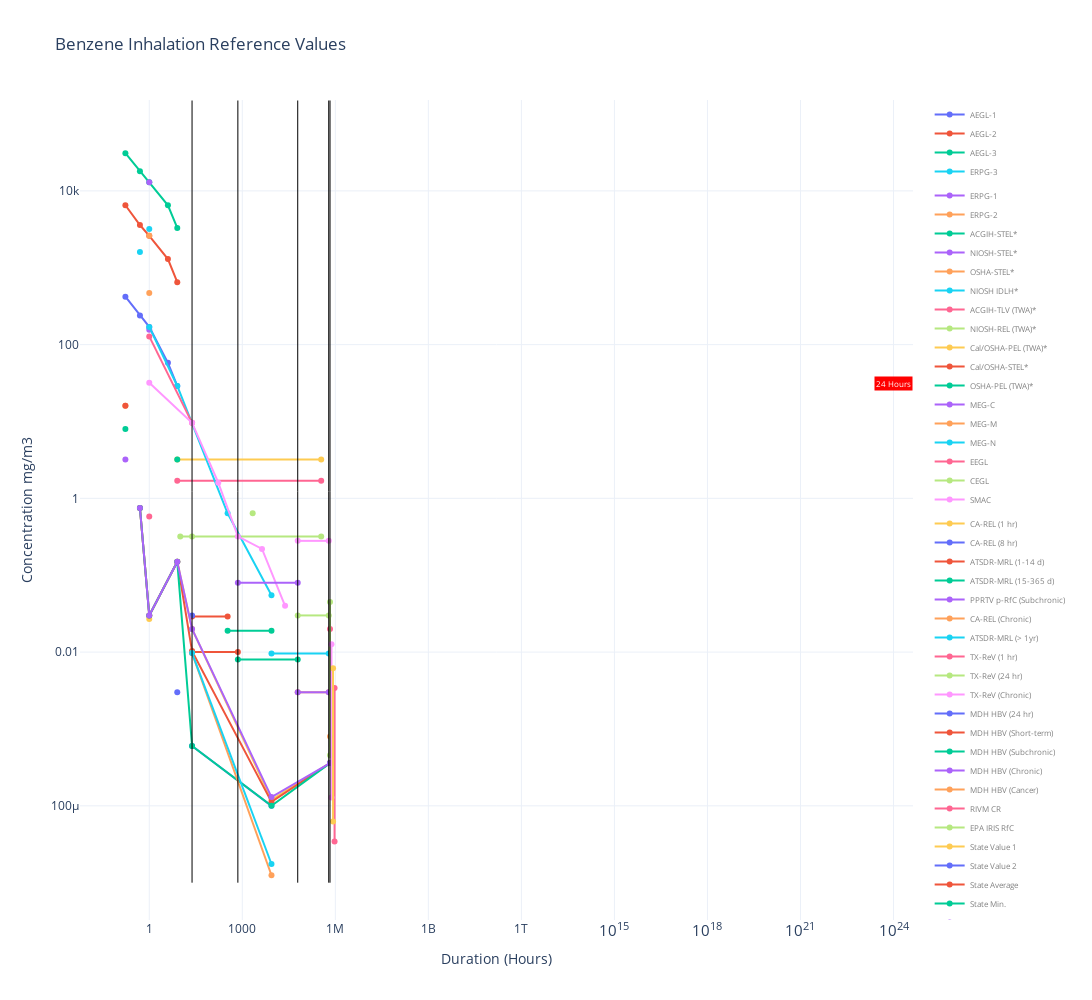

Write notebook code for a chart like this one.
### Code cell
fig.show()

### Figure 1 — Plotly figure (JSON) as saved in the notebook; plotly's stock layout.template omitted (floating-point values rounded to 4 significant figures)
{"data": [{"legendgroup": "Emergency Response", "mode": "lines+markers", "name": "AEGL-1", "type": "scatter", "x": [0.17, 0.5, 1, 4, 8], "y": [420, 240, 170, 58, 29]}, {"legendgroup": "Emergency Response", "mode": "lines+markers", "name": "AEGL-2", "type": "scatter", "x": [0.17, 0.5, 1, 4, 8], "y": [6500, 3600, 2600, 1300, 650]}, {"legendgroup": "Emergency Response", "mode": "lines+markers", "name": "AEGL-3", "type": "scatter", "x": [0.17, 0.5, 1, 4, 8], "y": [31000, 18000, 13000, 6500, 3300]}, {"legendgroup": "Occupational", "mode": "lines+markers", "name": "ERPG-1", "type": "scatter", "x": [1], "y": [156]}, {"legendgroup": "Occupational", "mode": "lines+markers", "name": "ERPG-2", "type": "scatter", "x": [1], "y": [470]}, {"legendgroup": "Emergency Response", "mode": "lines+markers", "name": "ERPG-3", "type": "scatter", "x": [1], "y": [3190]}, {"legendgroup": "Emergency Response", "mode": "lines+markers", "name": "PAC-1", "type": "scatter", "x": [], "y": []}, {"legendgroup": "Emergency Response", "mode": "lines+markers", "name": "PAC-2", "type": "scatter", "x": [], "y": []}, {"legendgroup": "Emergency Response", "mode": "lines+markers", "name": "PAC-3", "type": "scatter", "x": [], "y": []}, {"legendgroup": "Occupational", "mode": "lines+markers", "name": "ACGIH-Ceiling*", "type": "scatter", "x": [], "y": []}, {"legendgroup": "Occupational", "mode": "lines+markers", "name": "NIOSH-Ceiling*", "type": "scatter", "x": [], "y": []}, {"legendgroup": "Occupational", "mode": "lines+markers", "name": "OSHA-Ceiling*", "type": "scatter", "x": [], "y": []}, {"legendgroup": "Occupational", "mode": "lines+markers", "name": "ACGIH-STEL*", "type": "scatter", "x": [0.17], "y": [8]}, {"legendgroup": "Occupational", "mode": "lines+markers", "name": "NIOSH-STEL*", "type": "scatter", "x": [0.17], "y": [3.2]}, {"legendgroup": "Occupational", "mode": "lines+markers", "name": "OSHA-STEL*", "type": "scatter", "x": [0.17], "y": [16]}, {"legendgroup": "Occupational", "mode": "lines+markers", "name": "NIOSH IDLH*", "type": "scatter", "x": [0.5], "y": [1600]}, {"legendgroup": "Occupational", "mode": "lines+markers", "name": "ACGIH-TLV (TWA)*", "type": "scatter", "x": [8, 350400], "y": [1.7, 1.7]}, {"legendgroup": "Occupational", "mode": "lines+markers", "name": "NIOSH-REL (TWA)*", "type": "scatter", "x": [10, 350400], "y": [0.32, 0.32]}, {"legendgroup": "Occupational", "mode": "lines+markers", "name": "DFG-MAK (TWA)*", "type": "scatter", "x": [], "y": []}, {"legendgroup": "Occupational", "mode": "lines+markers", "name": "Cal/OSHA-PEL (TWA)*", "type": "scatter", "x": [8, 350400], "y": [3.2, 3.2]}, {"legendgroup": "Occupational", "mode": "lines+markers", "name": "Cal/OSHA-Ceiling*", "type": "scatter", "x": [], "y": []}, {"legendgroup": "Occupational", "mode": "lines+markers", "name": "Cal/OSHA-STEL*", "type": "scatter", "x": [0.17], "y": [16]}, {"legendgroup": "Occupational", "mode": "lines+markers", "name": "OSHA-PEL (TWA)*", "type": "scatter", "x": [8, 350400], "y": [3.2]}, {"legendgroup": "Occupational", "mode": "lines+markers", "name": "MEG-C", "type": "scatter", "x": [1], "y": [13000]}, {"legendgroup": "Occupational", "mode": "lines+markers", "name": "MEG-M", "type": "scatter", "x": [1], "y": [2600]}, {"legendgroup": "Occupational", "mode": "lines+markers", "name": "MEG-N", "type": "scatter", "x": [1, 8, 336, 8736], "y": [170, 29, 0.64, 0.055]}, {"legendgroup": "Occupational", "mode": "lines+markers", "name": "EEGL", "type": "scatter", "x": [1, 24], "y": [128, 9.6]}, {"legendgroup": "Occupational", "mode": "lines+markers", "name": "CEGL", "type": "scatter", "x": [2160], "y": [0.64]}, {"legendgroup": "Occupational", "mode": "lines+markers", "name": "SMAC", "type": "scatter", "x": [1, 24, 168, 720, 4320, 24000], "y": [32, 9.6, 1.6, 0.32, 0.22, 0.04]}, {"legendgroup": "General Public", "mode": "lines+markers", "name": "CA-REL (1 hr)", "type": "scatter", "x": [1], "y": [0.027]}, {"legendgroup": "General Public", "mode": "lines+markers", "name": "CA-REL (8 hr)", "type": "scatter", "x": [8], "y": [0.003]}, {"legendgroup": "General Public", "mode": "lines+markers", "name": "ATSDR-MRL (1-14 d)", "type": "scatter", "x": [24, 336], "y": [0.029, 0.029]}, {"legendgroup": "General Public", "mode": "lines+markers", "name": "ATSDR-MRL (15-365 d)", "type": "scatter", "x": [336, 8736], "y": [0.019, 0.019]}, {"legendgroup": "General Public", "mode": "lines+markers", "name": "PPRTV p-RfC (Subchronic)", "type": "scatter", "x": [720, 61320], "y": [0.08, 0.08]}, {"legendgroup": "General Public", "mode": "lines+markers", "name": "CA-REL (Chronic)", "type": "scatter", "x": [61320, 613200], "y": [0.003, 0.003]}, {"legendgroup": "General Public", "mode": "lines+markers", "name": "ATSDR-MRL (> 1yr)", "type": "scatter", "x": [8736, 613200], "y": [0.0096, 0.0096]}, {"legendgroup": "General Public", "mode": "lines+markers", "name": "TX-ReV (1 hr)", "type": "scatter", "x": [1], "y": [0.58]}, {"legendgroup": "General Public", "mode": "lines+markers", "name": "TX-ReV (24 hr)", "type": "scatter", "x": [24], "y": [0.32]}, {"legendgroup": "General Public", "mode": "lines+markers", "name": "TX-ReV (Chronic)", "type": "scatter", "x": [61320, 613200], "y": [0.28, 0.28]}, {"legendgroup": "General Public", "mode": "lines+markers", "name": "MDH HRV", "type": "scatter", "x": [], "y": []}, {"legendgroup": "General Public", "mode": "lines+markers", "name": "MDH HBV (24 hr)", "type": "scatter", "x": [24], "y": [0.03]}, {"legendgroup": "General Public", "mode": "lines+markers", "name": "MDH HBV (Short-term)", "type": "scatter", "x": [24, 720], "y": [0.01, 0.01]}, {"legendgroup": "General Public", "mode": "lines+markers", "name": "MDH HBV (Subchronic)", "type": "scatter", "x": [720, 61320], "y": [0.008, 0.008]}, {"legendgroup": "General Public", "mode": "lines+markers", "name": "MDH HBV (Chronic)", "type": "scatter", "x": [61320, 613200], "y": [0.003, 0.003]}, {"legendgroup": "General Public", "mode": "lines+markers", "name": "MDH HBV (Cancer)", "type": "scatter", "x": [675000], "y": [0.0008]}, {"legendgroup": "General Public", "mode": "lines+markers", "name": "Health Canada TC", "type": "scatter", "x": [], "y": []}, {"legendgroup": "General Public", "mode": "lines+markers", "name": "RIVM CR", "type": "scatter", "x": [675000], "y": [0.02]}, {"legendgroup": "General Public", "mode": "lines+markers", "name": "EPA IRIS RfC", "type": "scatter", "x": [61320, 613200], "y": [0.03, 0.03]}, {"legendgroup": "General Public", "mode": "lines+markers", "name": "WHO Air Quality Guideline", "type": "scatter", "x": [], "y": []}, {"legendgroup": "General Public", "mode": "lines+markers", "name": "State Value 1", "type": "scatter", "x": [0.5, 1, 8, 24, 8736, 675000], "y": [0.75, 0.03, 0.15, 0.02, 0.00012, 0.00036]}, {"legendgroup": "General Public", "mode": "lines+markers", "name": "State Value 2", "type": "scatter", "x": [24, 8736], "y": [0.0006, 0.0001]}, {"legendgroup": "General Public", "mode": "lines+markers", "name": "State Average", "type": "scatter", "x": [0.5, 1, 8, 24, 8736, 675000], "y": [0.75, 0.03, 0.15, 0.0103, 0.0001125, 0.00036]}, {"legendgroup": "General Public", "mode": "lines+markers", "name": "State Min.", "type": "scatter", "x": [0.5, 1, 8, 24, 8736, 675000], "y": [0.75, 0.03, 0.15, 0.0006, 0.0001, 0.00036]}, {"legendgroup": "General Public", "mode": "lines+markers", "name": "State Max.", "type": "scatter", "x": [0.5, 1, 8, 24, 8736, 675000], "y": [0.75, 0.03, 0.15, 0.02, 0.00013, 0.00036]}, {"legendgroup": "General Public", "mode": "lines+markers", "name": "Low Value", "type": "scatter", "x": [24, 8736], "y": [0.0097, 1.25e-05]}, {"legendgroup": "General Public", "mode": "lines+markers", "name": "High Value", "type": "scatter", "x": [24, 8736], "y": [0.0097, 1.75e-05]}, {"legendgroup": "General Public", "mode": "lines+markers", "name": "OEHHA Cancer Range", "type": "scatter", "x": [945000, 945000], "y": [3.448e-05, 0.003414]}, {"legendgroup": "General Public", "mode": "lines+markers", "name": "Upper EPA Cancer Range", "type": "scatter", "x": [675000, 675000], "y": [0.0004545, 0.045]}, {"legendgroup": "General Public", "mode": "lines+markers", "name": "Lower EPA Cancer Range", "type": "scatter", "x": [750000, 750000], "y": [0.0001282, 0.01269]}, {"legendgroup": "General Public", "mode": "lines+markers", "name": "Health Canada Cancer Range", "type": "scatter", "x": [845000, 845000], "y": [6.25e-05, 0.006188]}], "layout": {"annotations": [{"bgcolor": "Red", "font": {"color": "White", "size": 8}, "showarrow": false, "text": "24 Hours", "x": 24}], "height": 1000, "legend": {"font": {"color": "Grey", "size": 8}, "tracegroupgap": 5}, "shapes": [{"line": {"color": "black", "width": 1}, "type": "line", "x0": 24, "x1": 24, "xref": "x", "y0": 1e-05, "y1": 150000, "yref": "y"}, {"line": {"color": "black", "width": 1}, "type": "line", "x0": 720, "x1": 720, "xref": "x", "y0": 1e-05, "y1": 150000, "yref": "y"}, {"line": {"color": "black", "width": 1}, "type": "line", "x0": 61320, "x1": 61320, "xref": "x", "y0": 1e-05, "y1": 150000, "yref": "y"}, {"line": {"color": "black", "width": 1}, "type": "line", "x0": 613200, "x1": 613200, "xref": "x", "y0": 1e-05, "y1": 150000, "yref": "y"}, {"line": {"color": "black", "width": 1}, "type": "line", "x0": 675000, "x1": 675000, "xref": "x", "y0": 1e-05, "y1": 150000, "yref": "y"}], "title": {"text": "Benzene Inhalation Reference Values"}, "width": 1200, "xaxis": {"title": {"text": "Duration (Hours)"}, "type": "log"}, "yaxis": {"title": {"text": "Concentration mg/m3"}, "type": "log"}}}
